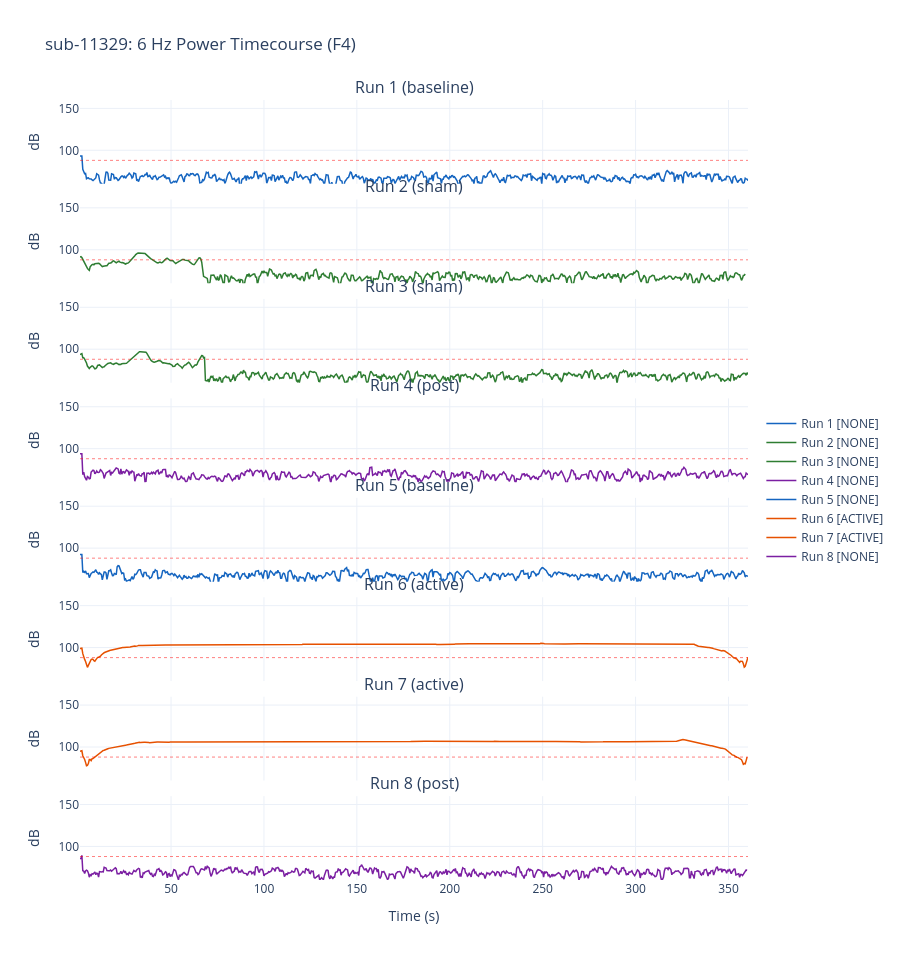

Here is the notebook cell this chart was saved with:
### Markdown cell above
## 9. 6 Hz Timecourse Diagnostic

### Code cell
PLOT_SUBJECT = '11329'

sub_info = SUBJECT_INFO[PLOT_SUBJECT]
run_files = discover_runs(EEG_DIR, PLOT_SUBJECT)
condition_map = RUN_CONDITIONS[sub_info['counterbalance']]

available_runs = sorted(run_files.keys())
n_runs = len(available_runs)

fig = make_subplots(
    rows=n_runs, cols=1, shared_xaxes=True, vertical_spacing=0.02,
    subplot_titles=[f'Run {r} ({condition_map.get(r, "?")})' for r in available_runs],
)

condition_colors = {
    'baseline': '#1565C0',
    'sham':     '#2E7D32',
    'active':   '#E65100',
    'post':     '#7B1FA2',
}

thresholds = STIM_THRESHOLDS['earclip' if sub_info['earclip'] else 'no_earclip']

for i, run_num in enumerate(available_runs):
    files = run_files[run_num]
    nic2 = load_nic2_run(files['easy'], files['info'], files['imp'])
    condition = condition_map.get(run_num, 'unknown')
    
    t_spec, power_db = compute_6hz_timecourse(nic2['eeg'][:, EEG_CH_IDX[0]])
    stim_class, stim_info = classify_stimulation(nic2['eeg'][:, EEG_CH_IDX[0]], sub_info['earclip'])
    # Note: this uses the single-run wrapper; batch processing uses classify_all_runs()
    
    color = condition_colors.get(condition, '#999999')
    
    fig.add_trace(go.Scatter(
        x=t_spec, y=power_db,
        mode='lines', line=dict(color=color, width=1.5),
        name=f'Run {run_num} [{stim_class}]',
    ), row=i+1, col=1)
    
    # Show threshold reference line (absolute floor for this hardware config)
    fig.add_hline(y=thresholds['active_middle_min_db'], 
                  line=dict(color='red', width=0.5, dash='dot'),
                  row=i+1, col=1)
    
    fig.update_yaxes(range=[60, 160], title_text='dB', row=i+1, col=1)

fig.update_xaxes(title_text='Time (s)', row=n_runs, col=1)
fig.update_layout(
    height=120 * n_runs, width=900,
    template='plotly_white',
    title=f'sub-{PLOT_SUBJECT}: 6 Hz Power Timecourse (F4)',
    showlegend=True,
    legend=dict(x=1.02, y=0.5),
)

fig.show()
save_plot(fig, '6hz_timecourse', subject_id=PLOT_SUBJECT, format='html')

### Figure 1 — Plotly figure (JSON) as saved in the notebook; plotly's stock layout.template omitted (floating-point values rounded to 4 significant figures; data arrays with more than 128 entries replaced by an {"elided": "..."} marker saying what was removed)
{"data": [{"line": {"color": "#1565C0", "width": 1.5}, "mode": "lines", "name": "Run 1 [NONE]", "type": "scatter", "x": {"elided": "720 float values"}, "xaxis": "x", "y": {"elided": "720 float values"}, "yaxis": "y"}, {"line": {"color": "#2E7D32", "width": 1.5}, "mode": "lines", "name": "Run 2 [NONE]", "type": "scatter", "x": {"elided": "717 float values"}, "xaxis": "x2", "y": {"elided": "717 float values"}, "yaxis": "y2"}, {"line": {"color": "#2E7D32", "width": 1.5}, "mode": "lines", "name": "Run 3 [NONE]", "type": "scatter", "x": {"elided": "720 float values"}, "xaxis": "x3", "y": {"elided": "720 float values"}, "yaxis": "y3"}, {"line": {"color": "#7B1FA2", "width": 1.5}, "mode": "lines", "name": "Run 4 [NONE]", "type": "scatter", "x": {"elided": "720 float values"}, "xaxis": "x4", "y": {"elided": "720 float values"}, "yaxis": "y4"}, {"line": {"color": "#1565C0", "width": 1.5}, "mode": "lines", "name": "Run 5 [NONE]", "type": "scatter", "x": {"elided": "720 float values"}, "xaxis": "x5", "y": {"elided": "720 float values"}, "yaxis": "y5"}, {"line": {"color": "#E65100", "width": 1.5}, "mode": "lines", "name": "Run 6 [ACTIVE]", "type": "scatter", "x": {"elided": "720 float values"}, "xaxis": "x6", "y": {"elided": "720 float values"}, "yaxis": "y6"}, {"line": {"color": "#E65100", "width": 1.5}, "mode": "lines", "name": "Run 7 [ACTIVE]", "type": "scatter", "x": {"elided": "719 float values"}, "xaxis": "x7", "y": {"elided": "719 float values"}, "yaxis": "y7"}, {"line": {"color": "#7B1FA2", "width": 1.5}, "mode": "lines", "name": "Run 8 [NONE]", "type": "scatter", "x": {"elided": "719 float values"}, "xaxis": "x8", "y": {"elided": "719 float values"}, "yaxis": "y8"}], "layout": {"annotations": [{"font": {"size": 16}, "showarrow": false, "text": "Run 1 (baseline)", "x": 0.5, "xanchor": "center", "xref": "paper", "y": 1, "yanchor": "bottom", "yref": "paper"}, {"font": {"size": 16}, "showarrow": false, "text": "Run 2 (sham)", "x": 0.5, "xanchor": "center", "xref": "paper", "y": 0.8725, "yanchor": "bottom", "yref": "paper"}, {"font": {"size": 16}, "showarrow": false, "text": "Run 3 (sham)", "x": 0.5, "xanchor": "center", "xref": "paper", "y": 0.745, "yanchor": "bottom", "yref": "paper"}, {"font": {"size": 16}, "showarrow": false, "text": "Run 4 (post)", "x": 0.5, "xanchor": "center", "xref": "paper", "y": 0.6175, "yanchor": "bottom", "yref": "paper"}, {"font": {"size": 16}, "showarrow": false, "text": "Run 5 (baseline)", "x": 0.5, "xanchor": "center", "xref": "paper", "y": 0.49, "yanchor": "bottom", "yref": "paper"}, {"font": {"size": 16}, "showarrow": false, "text": "Run 6 (active)", "x": 0.5, "xanchor": "center", "xref": "paper", "y": 0.3625, "yanchor": "bottom", "yref": "paper"}, {"font": {"size": 16}, "showarrow": false, "text": "Run 7 (active)", "x": 0.5, "xanchor": "center", "xref": "paper", "y": 0.235, "yanchor": "bottom", "yref": "paper"}, {"font": {"size": 16}, "showarrow": false, "text": "Run 8 (post)", "x": 0.5, "xanchor": "center", "xref": "paper", "y": 0.1075, "yanchor": "bottom", "yref": "paper"}], "height": 960, "legend": {"x": 1.02, "y": 0.5}, "shapes": [{"line": {"color": "red", "dash": "dot", "width": 0.5}, "type": "line", "x0": 0, "x1": 1, "xref": "x domain", "y0": 88, "y1": 88, "yref": "y"}, {"line": {"color": "red", "dash": "dot", "width": 0.5}, "type": "line", "x0": 0, "x1": 1, "xref": "x2 domain", "y0": 88, "y1": 88, "yref": "y2"}, {"line": {"color": "red", "dash": "dot", "width": 0.5}, "type": "line", "x0": 0, "x1": 1, "xref": "x3 domain", "y0": 88, "y1": 88, "yref": "y3"}, {"line": {"color": "red", "dash": "dot", "width": 0.5}, "type": "line", "x0": 0, "x1": 1, "xref": "x4 domain", "y0": 88, "y1": 88, "yref": "y4"}, {"line": {"color": "red", "dash": "dot", "width": 0.5}, "type": "line", "x0": 0, "x1": 1, "xref": "x5 domain", "y0": 88, "y1": 88, "yref": "y5"}, {"line": {"color": "red", "dash": "dot", "width": 0.5}, "type": "line", "x0": 0, "x1": 1, "xref": "x6 domain", "y0": 88, "y1": 88, "yref": "y6"}, {"line": {"color": "red", "dash": "dot", "width": 0.5}, "type": "line", "x0": 0, "x1": 1, "xref": "x7 domain", "y0": 88, "y1": 88, "yref": "y7"}, {"line": {"color": "red", "dash": "dot", "width": 0.5}, "type": "line", "x0": 0, "x1": 1, "xref": "x8 domain", "y0": 88, "y1": 88, "yref": "y8"}], "showlegend": true, "title": {"text": "sub-11329: 6 Hz Power Timecourse (F4)"}, "width": 900, "xaxis": {"anchor": "y", "autorange": true, "domain": [0, 1], "matches": "x8", "range": [1, 360.5], "showticklabels": false, "type": "linear"}, "xaxis2": {"anchor": "y2", "autorange": true, "domain": [0, 1], "matches": "x8", "range": [1, 360.5], "showticklabels": false, "type": "linear"}, "xaxis3": {"anchor": "y3", "autorange": true, "domain": [0, 1], "matches": "x8", "range": [1, 360.5], "showticklabels": false, "type": "linear"}, "xaxis4": {"anchor": "y4", "autorange": true, "domain": [0, 1], "matches": "x8", "range": [1, 360.5], "showticklabels": false, "type": "linear"}, "xaxis5": {"anchor": "y5", "autorange": true, "domain": [0, 1], "matches": "x8", "range": [1, 360.5], "showticklabels": false, "type": "linear"}, "xaxis6": {"anchor": "y6", "autorange": true, "domain": [0, 1], "matches": "x8", "range": [1, 360.5], "showticklabels": false, "type": "linear"}, "xaxis7": {"anchor": "y7", "autorange": true, "domain": [0, 1], "matches": "x8", "range": [1, 360.5], "showticklabels": false, "type": "linear"}, "xaxis8": {"anchor": "y8", "autorange": true, "domain": [0, 1], "range": [1, 360.5], "title": {"text": "Time (s)"}, "type": "linear"}, "yaxis": {"anchor": "x", "domain": [0.8925, 1], "range": [60, 160], "title": {"text": "dB"}, "type": "linear"}, "yaxis2": {"anchor": "x2", "domain": [0.765, 0.8725], "range": [60, 160], "title": {"text": "dB"}, "type": "linear"}, "yaxis3": {"anchor": "x3", "domain": [0.6375, 0.745], "range": [60, 160], "title": {"text": "dB"}, "type": "linear"}, "yaxis4": {"anchor": "x4", "domain": [0.51, 0.6175], "range": [60, 160], "title": {"text": "dB"}, "type": "linear"}, "yaxis5": {"anchor": "x5", "domain": [0.3825, 0.49], "range": [60, 160], "title": {"text": "dB"}, "type": "linear"}, "yaxis6": {"anchor": "x6", "domain": [0.255, 0.3625], "range": [60, 160], "title": {"text": "dB"}, "type": "linear"}, "yaxis7": {"anchor": "x7", "domain": [0.1275, 0.235], "range": [60, 160], "title": {"text": "dB"}, "type": "linear"}, "yaxis8": {"anchor": "x8", "domain": [0, 0.1075], "range": [60, 160], "title": {"text": "dB"}, "type": "linear"}}}
